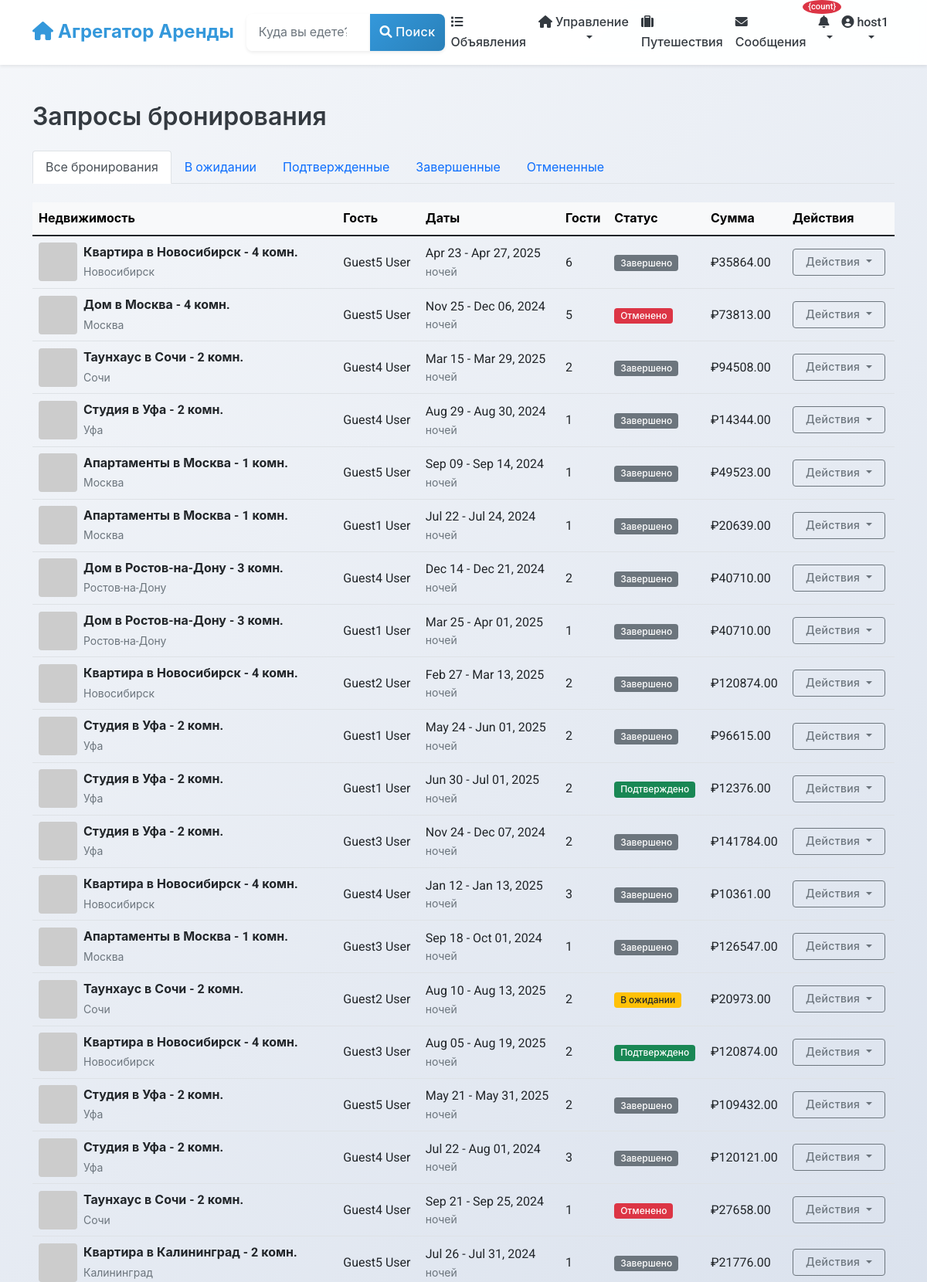
Page /listings/host-bookings/ (signed in, upper part) on the committed database.
### users/models.py (models this page shows, shortened)
class User(AbstractUser):
    phone_number = models.CharField(_("Phone number"), max_length=20, blank=True)
    profile_picture = models.URLField(_("Profile picture URL"), blank=True)
    bio = models.TextField(_("Bio"), blank=True)
    is_phone_verified = models.BooleanField(_("Phone verified"), default=False)
    is_id_verified = models.BooleanField(_("ID verified"), default=False)
    is_host = models.BooleanField(_("Is host"), default=False)
    is_guest = models.BooleanField(_("Is guest"), default=True)
    ROLE_CHOICES = [
        ('user', _('Regular User')),
        ('host', _('Host')),
        ('moderator', _('Moderator')),
        ('admin', _('Administrator')),
    ]
    role = models.CharField(_("Role"), max_length=20, choices=ROLE_CHOICES, default='user')
    email_notifications = models.BooleanField(_("Email notifications"), default=True)
    sms_notifications = models.BooleanField(_("SMS notifications"), default=False)
    date_joined = models.DateTimeField(_("Date joined"), auto_now_add=True)
    last_updated = models.DateTimeField(_("Last updated"), auto_now=True)
    class Meta:
        verbose_name = _("User")
        verbose_name_plural = _("Users")

### listings/models.py (models this page shows, shortened)
class Booking(models.Model):
    STATUS_CHOICES = [
        ('pending', _('Pending')),
        ('confirmed', _('Confirmed')),
        ('canceled', _('Canceled')),
        ('completed', _('Completed')),
    ]
    start_date = models.DateField(_("Check-in date"))
    end_date = models.DateField(_("Check-out date"))
    guests = models.PositiveSmallIntegerField(_("Number of guests"))
    status = models.CharField(_("Status"), max_length=20, choices=STATUS_CHOICES, default='pending')
    base_price = models.DecimalField(_("Base price"), max_digits=10, decimal_places=2)
    cleaning_fee = models.DecimalField(_("Cleaning fee"), max_digits=10, decimal_places=2)
    service_fee = models.DecimalField(_("Service fee"), max_digits=10, decimal_places=2)
    total_price = models.DecimalField(_("Total price"), max_digits=10, decimal_places=2)
    special_requests = models.TextField(_("Special requests"), blank=True)
    listing = models.ForeignKey(
        Listing,
        on_delete=models.CASCADE,
        related_name='bookings'
    )
    guest = models.ForeignKey(
        settings.AUTH_USER_MODEL,
        on_delete=models.CASCADE,
        related_name='bookings'
    )
    booking_reference = models.UUIDField(_("Booking reference"), default=uuid.uuid4, editable=False, unique=True)
    created_at = models.DateTimeField(_("Created at"), auto_now_add=True)
    updated_at = models.DateTimeField(_("Updated at"), auto_now=True)
    class Meta:
        verbose_name = _("Booking")
        verbose_name_plural = _("Bookings")
        ordering = ['-created_at']

class Listing(models.Model):
    title = models.CharField(_("Title"), max_length=100)
    description = models.TextField(_("Description"))
    address = models.CharField(_("Address"), max_length=255)
    city = models.CharField(_("City"), max_length=100)
    state = models.CharField(_("State/Province"), max_length=100)
    country = models.CharField(_("Country"), max_length=100)
    zip_code = models.CharField(_("ZIP/Postal Code"), max_length=20)
    latitude = models.DecimalField(_("Latitude"), max_digits=10, decimal_places=7, null=True, blank=True)
    longitude = models.DecimalField(_("Longitude"), max_digits=10, decimal_places=7, null=True, blank=True)
    price_per_night = models.DecimalField(_("Price per night"), max_digits=10, decimal_places=2)
    cleaning_fee = models.DecimalField(_("Cleaning fee"), max_digits=10, decimal_places=2, default=0)
    service_fee = models.DecimalField(_("Service fee"), max_digits=10, decimal_places=2, default=0)
    bedrooms = models.PositiveSmallIntegerField(_("Bedrooms"))
    bathrooms = models.DecimalField(_("Bathrooms"), max_digits=3, decimal_places=1)
    accommodates = models.PositiveSmallIntegerField(_("Accommodates"))
    property_type = models.CharField(_("Property type"), max_length=50)
    image_urls = models.JSONField(_("Image URLs"), default=list, null=True, blank=True)
    verification_video = models.FileField(
        _("Verification Video"),
        upload_to='verification_videos/',
        null=True,
        blank=True,
        help_text=_("Video proof of property compliance (max 250MB, for moderation only)")
    )
    amenities = models.JSONField(_("Amenities"), default=list)
    house_rules = models.TextField(_("House rules"), blank=True)
    check_in_time = models.TimeField(_("Check-in time"), null=True, blank=True)
    check_out_time = models.TimeField(_("Check-out time"), null=True, blank=True)
    minimum_nights = models.PositiveSmallIntegerField(_("Minimum nights"), default=1)
    maximum_nights = models.PositiveSmallIntegerField(_("Maximum nights"), default=30)
    is_active = models.BooleanField(_("Is active"), default=True)
    is_approved = models.BooleanField(_("Is approved"), default=False)
    host = models.ForeignKey(
        settings.AUTH_USER_MODEL,
        on_delete=models.CASCADE,
        related_name='listings'
    )
    created_at = models.DateTimeField(_("Created at"), auto_now_add=True)
    updated_at = models.DateTimeField(_("Updated at"), auto_now=True)
    class Meta:
        verbose_name = _("Listing")
        verbose_name_plural = _("Listings")
        ordering = ['-created_at', '-id']
        ordering = ['-created_at']
    @property
    def main_image_url(self):
        main_image = self.images.filter(is_main=True).first()
        if main_image:
            return main_image.image.url
        first_image = self.images.first()
        if first_image:
            return first_image.image.url
        if self.image_urls and len(self.image_urls) > 0:
            return self.image_urls[0]
        return "https://via.placeholder.com/800x600.png?text=No+Image+Available"

### listings/views.py (the view)
# urls.py: path('host-bookings/', views.host_bookings, name='host_bookings'),
@login_required
def host_bookings(request):
    if not request.user.is_host:
        messages.error(request, "You are not registered as a host.")
        return redirect('listings:listing_list')
    bookings = Booking.objects.filter(
        listing__host=request.user
    ).select_related('listing', 'guest')
    status = request.GET.get('status')
    if status and status in [choice[0] for choice in Booking.STATUS_CHOICES]:
        bookings = bookings.filter(status=status)
    return render(request, 'listings/host_bookings.html', {
        'bookings': bookings,
        'status_choices': Booking.STATUS_CHOICES,
        'current_status': status
    })

### listings/templates/listings/host_bookings.html (shortened to what this page needs)
{% extends 'base.html' %}
{% load static %}
{% block content %}
<div class="container py-4">
    <div class="row">
        <div class="col-12">
            <h2 class="mb-4">Запросы бронирования</h2>
            <ul class="nav nav-tabs mb-4">
                <li class="nav-item">
                    <a class="nav-link {% if not current_status %}active{% endif %}" href="{% url 'listings:host_bookings' %}">
                        Все бронирования
                    </a>
                </li>
                <li class="nav-item">
                    <a class="nav-link {% if current_status == 'pending' %}active{% endif %}" href="{% url 'listings:host_bookings' %}?status=pending">
                        В ожидании
                    </a>
                </li>
                <li class="nav-item">
                    <a class="nav-link {% if current_status == 'confirmed' %}active{% endif %}" href="{% url 'listings:host_bookings' %}?status=confirmed">
                        Подтвержденные
                    </a>
                </li>
                <li class="nav-item">
                    <a class="nav-link {% if current_status == 'completed' %}active{% endif %}" href="{% url 'listings:host_bookings' %}?status=completed">
                        Завершенные
                    </a>
                </li>
                <li class="nav-item">
                    <a class="nav-link {% if current_status == 'canceled' %}active{% endif %}" href="{% url 'listings:host_bookings' %}?status=canceled">
                        Отмененные
                    </a>
                </li>
            </ul>
            {% if bookings %}
                <div class="table-responsive">
                    <table class="table table-hover align-middle">
                        <thead class="table-light">
                            <tr>
                                <th>Недвижимость</th>
                                <th>Гость</th>
                                <th>Даты</th>
                                <th>Гости</th>
                                <th>Статус</th>
                                <th>Сумма</th>
                                <th>Действия</th>
                            </tr>
                        </thead>
                        <tbody>
                            {% for booking in bookings %}
                            <tr>
                                <td>
                                    <div class="d-flex align-items-center">
                                        <img src="{{ booking.listing.main_image_url }}" alt="{{ booking.listing.title }}" class="rounded me-2" style="width: 50px; height: 50px; object-fit: cover;">
                                        <div>
                                            <div class="fw-bold">{{ booking.listing.title }}</div>
                                            <small class="text-muted">{{ booking.listing.city }}</small>
                                        </div>
                                    </div>
                                </td>
                                <td>
                                    {{ booking.guest.get_full_name|default:booking.guest.username }}
                                </td>
                                <td>
                                    {{ booking.start_date|date:"M d" }} - {{ booking.end_date|date:"M d, Y" }}
                                    <div class="small text-muted">{{ booking.nights }} ночей</div>
                                </td>
                                <td>{{ booking.guests }}</td>
                                <td>
                                    <span class="badge {% if booking.status == 'confirmed' %}bg-success{% elif booking.status == 'pending' %}bg-warning text-dark{% elif booking.status == 'canceled' %}bg-danger{% elif booking.status == 'completed' %}bg-secondary{% endif %}">
                                        {% if booking.status == 'confirmed' %}Подтверждено
                                        {% elif booking.status == 'pending' %}В ожидании
                                        {% elif booking.status == 'canceled' %}Отменено
                                        {% elif booking.status == 'completed' %}Завершено
                                        {% endif %}
                                    </span>
                                </td>
                                <td>₽{{ booking.total_price }}</td>
                                <td>
                                    <div class="dropdown">
                                        <button class="btn btn-sm btn-outline-secondary dropdown-toggle" type="button" data-bs-toggle="dropdown" aria-expanded="false">
                                            Действия
                                        </button>
                                    </div>
                                </td>
                            </tr>
                            {% endfor %}
                        </tbody>
                    </table>
                </div>
            {% endif %}
        </div>
    </div>
</div>
{% endblock %}

### templates/includes/navbar.html (shortened to what this page needs)
<nav class="navbar navbar-expand-lg navbar-light bg-white shadow-sm">
    <div class="container">
        <a class="navbar-brand" href="{% url 'listings:listing_list' %}">
            <i class="fas fa-home"></i> Агрегатор Аренды
        </a>
        <div class="collapse navbar-collapse" id="navbarSupportedContent">
            <form class="d-flex mx-auto my-2 my-lg-0" action="{% url 'listings:listing_list' %}" method="get">
                <div class="input-group">
                    <input class="form-control" type="search" name="location" placeholder="Куда вы едете?"
                           aria-label="Search" value="{{ request.GET.location|default:'' }}">
                    <button class="btn btn-primary" type="submit">
                        <i class="fas fa-search"></i> Поиск
                    </button>
                </div>
            </form>
            <ul class="navbar-nav ms-auto mb-2 mb-lg-0">
                <li class="nav-item">
                    <a class="nav-link {% if request.resolver_match.url_name == 'listing_list' %}active{% endif %}"
                       href="{% url 'listings:listing_list' %}">
                        <i class="fas fa-list"></i> Объявления
                    </a>
                </li>
                {% if user.is_authenticated %}
                    {% if user.is_host %}
                    <li class="nav-item dropdown">
                        <a class="nav-link dropdown-toggle" href="#" id="hostDropdown" role="button"
                           data-bs-toggle="dropdown" aria-expanded="false">
                            <i class="fas fa-home"></i> Управление
                        </a>
                    </li>
                    {% else %}
                    <li class="nav-item">
                        <a class="nav-link" href="{% url 'listings:listing_create' %}">
                            <i class="fas fa-plus"></i> Подать объявление
                        </a>
                    </li>
                    {% endif %}
                    <li class="nav-item">
                        <a class="nav-link {% if request.resolver_match.url_name == 'user_bookings' %}active{% endif %}"
                           href="{% url 'listings:user_bookings' %}">
                            <i class="fas fa-suitcase"></i> Путешествия
                        </a>
                    </li>
                    <li class="nav-item">
                        <a class="nav-link position-relative {% if 'chat' in request.path %}active{% endif %}"
                           href="{% url 'chat:conversation_list' %}">
                            <i class="fas fa-envelope"></i> Сообщения
                        </a>
                    </li>
                    <li class="nav-item dropdown">
                        <a class="nav-link dropdown-toggle position-relative" href="#" id="notificationDropdown"
                           role="button" data-bs-toggle="dropdown" aria-expanded="false"
                           onclick="loadNotifications()"
                           data-bs-auto-close="outside">
                            <i class="fas fa-bell"></i>
                            <span class="position-absolute"
                                  id="notification-badge-container"
                                  style="top: -8px; right: -8px; z-index: 1000;"
                                  hx-get="{% url 'notifications:get_unread_count' %}"
                                  hx-trigger="load, every 30s"
                                  hx-swap="innerHTML">
                                {% load notify_tags %}
                                {% notification_count as count %}
                                {% if count > 0 %}
                                <span class="badge bg-danger" id="notification-badge" style="font-size: 0.7rem; min-width: 18px; height: 18px; border-radius: 50%; display: flex; align-items: center; justify-content: center;">{count}</span>
                                {% endif %}
                            </span>
                        </a>
                    </li>
                    <li class="nav-item dropdown">
                        <a class="nav-link dropdown-toggle" href="#" id="userDropdown" role="button"
                           data-bs-toggle="dropdown" aria-expanded="false">
                            {% if user.profile_picture %}
                                <img src="{{ user.profile_picture }}" alt="{{ user.username }}" class="user-avatar sm me-1">
                            {% else %}
                                <i class="fas fa-user-circle"></i>
                            {% endif %}
                            {{ user.username }}
                        </a>
                    </li>
                {% endif %}
            </ul>
        </div>
    </div>
</nav>

### rows in the picture
User: username "host1"
Booking: listing "Квартира в Новосибирск - 4 комн.", listing.city "Новосибирск", guest.get_full_name "Guest5 User", start_date "Apr 23", end_date "Apr 27, 2025", guests "6", status "Завершено", total_price "35864.00"
Booking: listing "Дом в Москва - 4 комн.", listing.city "Москва", guest.get_full_name "Guest5 User", start_date "Nov 25", end_date "Dec 06, 2024", guests "5", status "Отменено", total_price "73813.00"
Booking: listing "Таунхаус в Сочи - 2 комн.", listing.city "Сочи", guest.get_full_name "Guest4 User", start_date "Mar 15", end_date "Mar 29, 2025", guests "2", status "Завершено", total_price "94508.00"
Booking: listing "Студия в Уфа - 2 комн.", listing.city "Уфа", guest.get_full_name "Guest4 User", start_date "Aug 29", end_date "Aug 30, 2024", guests "1", status "Завершено", total_price "14344.00"
Booking: listing "Апартаменты в Москва - 1 комн.", listing.city "Москва", guest.get_full_name "Guest5 User", start_date "Sep 09", end_date "Sep 14, 2024", guests "1", status "Завершено", total_price "49523.00"
Booking: listing "Апартаменты в Москва - 1 комн.", listing.city "Москва", guest.get_full_name "Guest1 User", start_date "Jul 22", end_date "Jul 24, 2024", guests "1", status "Завершено", total_price "20639.00"
Booking: listing "Дом в Ростов-на-Дону - 3 комн.", listing.city "Ростов-на-Дону", guest.get_full_name "Guest4 User", start_date "Dec 14", end_date "Dec 21, 2024", guests "2", status "Завершено", total_price "40710.00"
Booking: listing "Дом в Ростов-на-Дону - 3 комн.", listing.city "Ростов-на-Дону", guest.get_full_name "Guest1 User", start_date "Mar 25", end_date "Apr 01, 2025", guests "1", status "Завершено", total_price "40710.00"
Booking: listing "Квартира в Новосибирск - 4 комн.", listing.city "Новосибирск", guest.get_full_name "Guest2 User", start_date "Feb 27", end_date "Mar 13, 2025", guests "2", status "Завершено", total_price "120874.00"
Booking: listing "Студия в Уфа - 2 комн.", listing.city "Уфа", guest.get_full_name "Guest1 User", start_date "May 24", end_date "Jun 01, 2025", guests "2", status "Завершено", total_price "96615.00"
Booking: listing "Студия в Уфа - 2 комн.", listing.city "Уфа", guest.get_full_name "Guest1 User", start_date "Jun 30", end_date "Jul 01, 2025", guests "2", status "Подтверждено", total_price "12376.00"
Booking: listing "Студия в Уфа - 2 комн.", listing.city "Уфа", guest.get_full_name "Guest3 User", start_date "Nov 24", end_date "Dec 07, 2024", guests "2", status "Завершено", total_price "141784.00"
Booking: listing "Квартира в Новосибирск - 4 комн.", listing.city "Новосибирск", guest.get_full_name "Guest4 User", start_date "Jan 12", end_date "Jan 13, 2025", guests "3", status "Завершено", total_price "10361.00"
Booking: listing "Апартаменты в Москва - 1 комн.", listing.city "Москва", guest.get_full_name "Guest3 User", start_date "Sep 18", end_date "Oct 01, 2024", guests "1", status "Завершено", total_price "126547.00"
Booking: listing "Таунхаус в Сочи - 2 комн.", listing.city "Сочи", guest.get_full_name "Guest2 User", start_date "Aug 10", end_date "Aug 13, 2025", guests "2", status "В ожидании", total_price "20973.00"
Booking: listing "Квартира в Новосибирск - 4 комн.", listing.city "Новосибирск", guest.get_full_name "Guest3 User", start_date "Aug 05", end_date "Aug 19, 2025", guests "2", status "Подтверждено", total_price "120874.00"
Booking: listing "Студия в Уфа - 2 комн.", listing.city "Уфа", guest.get_full_name "Guest5 User", start_date "May 21", end_date "May 31, 2025", guests "2", status "Завершено", total_price "109432.00"
Booking: listing "Студия в Уфа - 2 комн.", listing.city "Уфа", guest.get_full_name "Guest4 User", start_date "Jul 22", end_date "Aug 01, 2024", guests "3", status "Завершено", total_price "120121.00"
Booking: listing "Таунхаус в Сочи - 2 комн.", listing.city "Сочи", guest.get_full_name "Guest4 User", start_date "Sep 21", end_date "Sep 25, 2024", guests "1", status "Отменено", total_price "27658.00"
Booking: listing "Квартира в Калининград - 2 комн.", listing.city "Калининград", guest.get_full_name "Guest5 User", start_date "Jul 26", end_date "Jul 31, 2024", guests "1", status "Завершено", total_price "21776.00"
